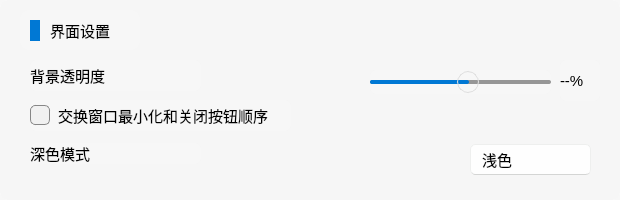
           <widget class="QWidget" name="UISettingsWidget" native="true">
            <property name="minimumSize">
             <size>
              <width>620</width>
              <height>200</height>
             </size>
            </property>
            <property name="maximumSize">
             <size>
              <width>620</width>
              <height>200</height>
             </size>
            </property>
            <property name="styleSheet">
             <string notr="true">QWidget
{
	border-radius: 7px;
	background-color: rgba(247, 247, 247, 247)
}</string>
            </property>
            <widget class="QWidget" name="UISettingsTitle" native="true">
             <property name="geometry">
              <rect>
               <x>20</x>
               <y>10</y>
               <width>120</width>
               <height>40</height>
              </rect>
             </property>
             <property name="minimumSize">
              <size>
               <width>120</width>
               <height>40</height>
              </size>
             </property>
             <property name="styleSheet">
              <string notr="true">QWidget
{
	background-color: rgb(247, 247, 247);
	border-radius: 10px
}</string>
             </property>
             <widget class="QLabel" name="UISettingsWidgetTitleLabel">
              <property name="geometry">
               <rect>
                <x>30</x>
                <y>10</y>
                <width>81</width>
                <height>21</height>
               </rect>
              </property>
              <property name="font">
               <font>
                <family>Microsoft YaHei UI</family>
                <pointsize>11</pointsize>
               </font>
              </property>
              <property name="text">
               <string>界面设置</string>
              </property>
             </widget>
             <widget class="QLabel" name="UISettingsWidgetBlue">
              <property name="geometry">
               <rect>
                <x>10</x>
                <y>10</y>
                <width>10</width>
                <height>21</height>
               </rect>
              </property>
              <property name="font">
               <font>
                <family>Microsoft YaHei UI</family>
                <pointsize>12</pointsize>
               </font>
              </property>
              <property name="cursor">
               <cursorShape>ArrowCursor</cursorShape>
              </property>
              <property name="autoFillBackground">
               <bool>false</bool>
              </property>
              <property name="styleSheet">
               <string notr="true">QLabel
{
	background-color: rgb(0, 120, 212);
	border-radius: 10px
}</string>
              </property>
              <property name="text">
               <string/>
              </property>
             </widget>
            </widget>
            <widget class="QLabel" name="TransparentSetting">
             <property name="geometry">
              <rect>
               <x>30</x>
               <y>60</y>
               <width>171</width>
               <height>31</height>
              </rect>
             </property>
             <property name="font">
              <font>
               <family>Microsoft YaHei UI</family>
               <pointsize>11</pointsize>
              </font>
             </property>
             <property name="text">
              <string>背景透明度</string>
             </property>
            </widget>
            <widget class="QLabel" name="DarkMode">
             <property name="geometry">
              <rect>
               <x>30</x>
               <y>143</y>
               <width>171</width>
               <height>21</height>
              </rect>
             </property>
             <property name="font">
              <font>
               <family>Microsoft YaHei UI</family>
               <pointsize>11</pointsize>
              </font>
             </property>
             <property name="text">
              <string>深色模式</string>
             </property>
            </widget>
            <widget class="QComboBox" name="DarkModeComboBox">
             <property name="geometry">
              <rect>
               <x>470</x>
               <y>144</y>
               <width>121</width>
               <height>31</height>
              </rect>
             </property>
             <property name="font">
              <font>
               <family>Microsoft YaHei UI</family>
               <pointsize>11</pointsize>
               <kerning>true</kerning>
              </font>
             </property>
             <property name="styleSheet">
              <string notr="true">QComboBox {
    border: 1px solid rgb(238, 239, 238);
    border-radius: 5px;
    border-bottom: 1px solid rgb(212, 213, 212);
    padding: 5px 31px 6px 11px;
    color: black;
    background-color: rgb(254, 254, 254);
    text-align: left;
}

QComboBox:hover {
    background-color: rgb(251, 251, 251);
}

QComboBox:pressed {
    background-color: rgb(252, 252, 252);
    border-bottom: 1px solid rgb(238, 239, 238);
    color: rgba(0, 0, 0, 0.63);
}
QComboBox::drop-down
{
    subcontrol-origin: padding;
    subcontrol-position: right;
    width: 35px;
    border-left-style: solid;
}
QComboBox::down-arrow
{
    border-image: url(:/MCSL2_Icon/QComboBoxDownArrow.svg);
}
QComboBox QAbstractItemView {
    border: 1px solid rgba(0, 0, 0, 0.1);
    border-radius: 9px;
    background-color: rgb(249, 249, 249);
    outline: none;
}

QComboBox QAbstractItemView::item {
    padding-left: 0px;
    padding-right: 10px;
    border-radius: 5px;
    border: none;
}

QComboBox QAbstractItemView::item:hover {
    background-color: rgba(0, 0, 0, 9);
}

QComboBox QAbstractItemView::item:selected {
    background-color: rgba(0, 0, 0, 7);
    color: black;
}

QComboBox QAbstractItemView::item:selected:active {
    background-color: rgba(0, 0, 0, 0.06);
    color: rgba(0, 0, 0, 0.7);
}</string>
             </property>
             <property name="currentIndex">
              <number>0</number>
             </property>
             <property name="sizeAdjustPolicy">
              <enum>QComboBox::AdjustToMinimumContentsLength</enum>
             </property>
             <property name="frame">
              <bool>true</bool>
             </property>
             <item>
              <property name="text">
               <string>浅色</string>
              </property>
             </item>
             <item>
              <property name="text">
               <string>深色</string>
              </property>
             </item>
             <item>
              <property name="text">
               <string>跟随系统</string>
              </property>
             </item>
            </widget>
            <widget class="QCheckBox" name="ExchangeButton">
             <property name="geometry">
              <rect>
               <x>30</x>
               <y>100</y>
               <width>261</width>
               <height>31</height>
              </rect>
             </property>
             <property name="font">
              <font>
               <family>Microsoft YaHei UI</family>
               <pointsize>11</pointsize>
              </font>
             </property>
             <property name="styleSheet">
              <string notr="true">QCheckBox {
    color: black;
    spacing: 8px;
    min-width: 28px;
    min-height: 20px;
}

QCheckBox::indicator {
    width: 18px;
    height: 18px;
    border-radius: 5px;
    border: 1px solid rgb(135, 135, 135);
    background-color: rgb(241, 241, 241);
}

QCheckBox::indicator:hover {
    border: 1px solid rgb(132, 132, 132);
    background-color: rgb(232, 232, 232);
}

QCheckBox::indicator:pressed {
    border: 1px solid rgb(184, 184, 184);
    background-color: rgb(224, 224, 224);
}

QCheckBox::indicator:checked,
QCheckBox::indicator:indeterminate {
    border: 1px solid rgb(0, 120, 212);
    background-color: rgb(0, 120, 212);
}

QCheckBox::indicator:checked {
    image: url(:/MCSL2_Icon/QCheckBoxAccept.svg);
}

QCheckBox::indicator:indeterminate {
    image: url(:/MCSL2_Icon/QCheckBoxPartialAccept.svg);
}

QCheckBox::indicator:checked:hover,
QCheckBox::indicator:indeterminate:hover {
    border: 1px solid --ThemeColorLight1;
    background-color: --ThemeColorLight1;
}

QCheckBox::indicator:checked:pressed,
QCheckBox::indicator:indeterminate:pressed {
    border: 1px solid --ThemeColorLight3;
    background-color: --ThemeColorLight3;
}

QCheckBox:disabled {
    color: rgba(0, 0, 0, 110);
}

QCheckBox::indicator:disabled {
    border: 1px solid #bbbbbb;
    background-color: rgb(224, 224, 224);
}

QCheckBox::indicator:checked:disabled,
QCheckBox::indicator:indeterminate:disabled {
    border: 1px solid rgb(199, 199, 199);
    background-color: rgb(199, 199, 199);
}</string>
             </property>
             <property name="text">
              <string>交换窗口最小化和关闭按钮顺序</string>
             </property>
             <property name="iconSize">
              <size>
               <width>32</width>
               <height>32</height>
              </size>
             </property>
             <property name="checkable">
              <bool>true</bool>
             </property>
             <property name="checked">
              <bool>false</bool>
             </property>
            </widget>
            <widget class="QSlider" name="TransparentPercentSlider">
             <property name="geometry">
              <rect>
               <x>370</x>
               <y>70</y>
               <width>181</width>
               <height>24</height>
              </rect>
             </property>
             <property name="font">
              <font>
               <family>Microsoft YaHei UI</family>
               <pointsize>11</pointsize>
              </font>
             </property>
             <property name="styleSheet">
              <string notr="true">QSlider:horizontal {
    min-height: 24px;
}

QSlider::groove:horizontal {
    height: 4px;
    background-color: rgba(0, 0, 0, 100);
    border-radius: 2px;
}

QSlider::sub-page:horizontal {
    background: rgb(0, 120, 212);
    height: 4px;
    border-radius: 2px;
}

QSlider::handle:horizontal {
    border: 1px solid rgb(222, 222, 222);
    width: 20px;
    min-height: 24px;
    margin: -9px 0;
    border-radius: 11px;
    background-color: qradialgradient(spread:pad, cx:0.5, cy:0.5, radius:0.5, fx:0.5, fy:0.5,
        stop:0 rgb(0, 120, 212),
        stop:0.48 rgb(0, 120, 212),
        stop:0.55 rgb(255, 255, 255),
        stop:1 rgb(255, 255, 255));
}

QSlider::handle:horizontal:hover {
    background-color: qradialgradient(spread:pad, cx:0.5, cy:0.5, radius:0.5, fx:0.5, fy:0.5,
        stop:0 rgb(0, 120, 212),
        stop:0.55 rgb(0, 120, 212),
        stop:0.65 rgb(255, 255, 255),
        stop:1 rgb(255, 255, 255));
}

QSlider::handle:horizontal:pressed {
    background-color: qradialgradient(spread:pad, cx:0.5, cy:0.5, radius:0.5, fx:0.5, fy:0.5,
        stop:0 rgb(0, 120, 212),
        stop:0.4 rgb(0, 120, 212),
        stop:0.5 rgb(255, 255, 255),
        stop:1 rgb(255, 255, 255));
}

QSlider::groove:horizontal:disabled {
    background-color: rgba(0, 0, 0, 75);
}

QSlider::handle:horizontal:disabled {
    background-color: #808080;
    border: 5px solid #cccccc;
}


QSlider:vertical {
    min-width: 24px;
}

QSlider::groove:vertical {
    width: 4px;
    background-color: rgba(0, 0, 0, 100);
    border-radius: 2px;
}

QSlider::add-page:vertical {
    background: rgb(0, 120, 212);
    width: 4px;
    border-radius: 2px;
}

QSlider::handle:vertical {
    border: 1px solid rgb(222, 222, 222);
    height: 20px;
    min-width: 24px;
    margin: 0 -9px;
    border-radius: 11px;
    background-color: qradialgradient(spread:pad, cx:0.5, cy:0.5, radius:0.5, fx:0.5, fy:0.5,
        stop:0 rgb(0, 120, 212),
        stop:0.48 rgb(0, 120, 212),
        stop:0.55 rgb(255, 255, 255),
        stop:1 rgb(255, 255, 255));
}

QSlider::handle:vertical:hover {
    background-color: qradialgradient(spread:pad, cx:0.5, cy:0.5, radius:0.5, fx:0.5, fy:0.5,
        stop:0 rgb(0, 120, 212),
        stop:0.55 rgb(0, 120, 212),
        stop:0.65 rgb(255, 255, 255),
        stop:1 rgb(255, 255, 255));
}

QSlider::handle:vertical:pressed {
    background-color: qradialgradient(spread:pad, cx:0.5, cy:0.5, radius:0.5, fx:0.5, fy:0.5,
        stop:0 rgb(0, 120, 212),
        stop:0.4 rgb(0, 120, 212),
        stop:0.5 rgb(255, 255, 255),
        stop:1 rgb(255, 255, 255));
}

QSlider::groove:vertical:disabled {
    background-color: rgba(0, 0, 0, 75);
}

QSlider::handle:vertical:disabled {
    background-color: #808080;
    border: 5px solid #cccccc;
}
</string>
             </property>
             <property name="maximum">
              <number>100</number>
             </property>
             <property name="value">
              <number>55</number>
             </property>
             <property name="orientation">
              <enum>Qt::Horizontal</enum>
             </property>
             <property name="invertedAppearance">
              <bool>false</bool>
             </property>
             <property name="tickPosition">
              <enum>QSlider::NoTicks</enum>
             </property>
            </widget>
            <widget class="QLabel" name="TransparentPercentNum">
             <property name="geometry">
              <rect>
               <x>560</x>
               <y>60</y>
               <width>40</width>
               <height>41</height>
              </rect>
             </property>
             <property name="font">
              <font>
               <family>Microsoft YaHei UI</family>
               <pointsize>11</pointsize>
              </font>
             </property>
             <property name="text">
              <string>--%</string>
             </property>
            </widget>
           </widget>
